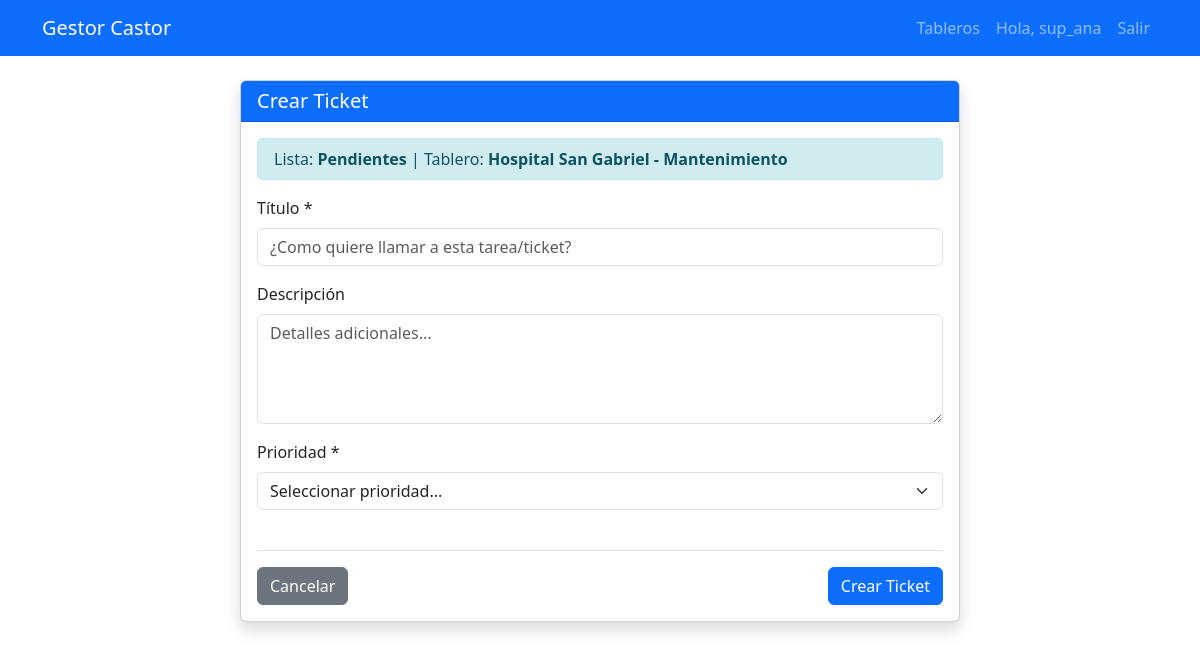
The app's page /tickets/crear/1/ (signed in) with its own data.
### apps/lista/models.py (models this page shows, shortened)
class Lista(models.Model):
    titulo = models.CharField(max_length=200)
    orden = models.PositiveIntegerField(default=1) # restrigimos a valores positivos iniciando en 1.
    tablero = models.ForeignKey('tablero.Tablero', on_delete=models.CASCADE, related_name='listas') # cada "columna" pertenece a un tablero.
    fecha_creacion = models.DateTimeField(auto_now_add=True)
    class Meta:
        ordering = ['orden'] # esto es para ordenar las "columnas"
        verbose_name = 'Lista'
        verbose_name_plural = 'Listas'
        unique_together = ('tablero', 'orden') # para que no se pueda posicionar una lista en el mismo lugar de otra. (el id de tablero junto al valor de orden son únicos)

### apps/tablero/models.py (models this page shows, shortened)
class Tablero(models.Model):
    titulo = models.CharField(max_length=100)
    descripcion = models.TextField(blank=True, null=True)
    creado_por = models.ForeignKey(User, on_delete=models.CASCADE, related_name='tableros_creados')
    fecha_creacion = models.DateTimeField(auto_now_add=True)

### apps/ticket/views.py (the view, shortened to what this page needs)
# urls.py: path('crear/<int:lista_pk>/', TicketCreateView.as_view(), name='crear_ticket'),
class TicketCreateView(LoginRequiredMixin, PermissionRequiredMixin, CreateView):
    model = Ticket
    template_name = 'ticket/ticket_form.html'
    fields = ['titulo', 'descripcion', 'prioridad']
    permission_required = 'ticket.add_ticket'
    def _get_lista(self):
        return get_object_or_404(
            Lista.objects.filter(tablero__in=tableros_visibles_para_usuario(self.request.user)),
            pk=self.kwargs['lista_pk'],
        )
    def get_context_data(self, **kwargs):
        context = super().get_context_data(**kwargs)
        context['lista'] = self._get_lista()
        return context

### apps/usuario/permissions.py (called while the page is built)
def tableros_visibles_para_usuario(user):
    if user.is_superuser:
        return Tablero.objects.all()
    return Tablero.objects.filter(
        Q(creado_por=user) | Q(integrantes__usuario=user)
    ).distinct()

### templates/ticket/ticket_form.html (shortened to what this page needs)
{% extends 'base.html' %}
{% block content %}
<div class="container mt-4">
    <div class="row justify-content-center">
        <div class="col-md-8">
            <div class="card shadow">
                <div class="card-header {% if object %}bg-warning{% else %}bg-primary{% endif %} text-white">
                    <h5 class="mb-0">
                        {% if object %}Editar Ticket{% else %}Crear Ticket{% endif %}
                    </h5>
                </div>
                <div class="card-body">
                    <div class="alert alert-info py-2 mb-3">
                        {% if object %}
                            Lista: <strong>{{ object.lista.titulo }}</strong> |
                            Tablero: <strong>{{ object.lista.tablero.titulo }}</strong>
                        {% elif lista %}
                            Lista: <strong>{{ lista.titulo }}</strong> |
                            Tablero: <strong>{{ lista.tablero.titulo }}</strong>
                        {% endif %}
                    </div>
                    <form method="post"
                          action="{% if object %}{% url 'ticket:editar_ticket' object.pk %}{% else %}{% url 'ticket:crear_ticket' lista.pk %}{% endif %}">
                        <div class="mb-3">
                            <label for="id_titulo" class="form-label">Título *</label>
                            <input type="text"
                                   name="titulo"
                                   id="id_titulo"
                                   class="form-control"
                                   value="{% if object %}{{ object.titulo }}{% endif %}"
                                   required
                                   placeholder="¿Como quiere llamar a esta tarea/ticket?">
                        </div>
                        <div class="mb-3">
                            <label for="id_descripcion" class="form-label">Descripción</label>
                            <textarea name="descripcion"
                                      id="id_descripcion"
                                      class="form-control"
                                      rows="4"
                                      placeholder="Detalles adicionales...">{% if object %}{{ object.descripcion }}{% endif %}</textarea>
                        </div>
                        <div class="row">
                            <div class="col-md-12 mb-3">
                                <label for="id_prioridad" class="form-label">Prioridad *</label>
                                <select name="prioridad" id="id_prioridad" class="form-select" required>
                                    <option value="">Seleccionar prioridad...</option>
                                </select>
                            </div>
                        </div>
                        <div class="d-flex justify-content-between mt-4 pt-3 border-top">
                            {% if object %}
                                <a href="{% url 'ticket:detalle_ticket' object.id %}" class="btn btn-secondary">
                                    <i class="bi bi-arrow-left"></i> Cancelar
                                </a>
                            {% elif lista %}
                                <a href="{% url 'detalle_tablero' lista.tablero.id %}" class="btn btn-secondary">
                                     Cancelar
                                </a>
                            {% else %}
                                <a href="{% url 'detalle_tablero' tablero_pk %}" class="btn btn-secondary">
                                    <i class="bi bi-arrow-left"></i> Cancelar
                                </a>
                            {% endif %}
                            <button type="submit" class="btn {% if object %}btn-warning{% else %}btn-primary{% endif %}">
                                {% if object %}Guardar Cambios{% else %}Crear Ticket{% endif %}
                            </button>
                        </div>
                    </form>
                </div>
            </div>
        </div>
    </div>
</div>
{% endblock %}

### templates/base.html (shortened to what this page needs)
<!DOCTYPE html>
<html>
<head>
    <link href="https://cdn.jsdelivr.net/npm/bootstrap@5.3.0/dist/css/bootstrap.min.css" rel="stylesheet">
</head>
<body>
    <nav class="navbar navbar-expand-lg navbar-dark bg-primary mb-4">
        <div class="container">
            <a class="navbar-brand" href="{% url 'lista_tableros' %}">Gestor Castor</a>
            <div class="navbar-nav">
                {% if user.is_authenticated %}
                    <a class="nav-link" href="{% url 'lista_tableros' %}">Tableros</a>
                    <a class="nav-link" href="{% url 'usuario:perfil' %}">Hola, {{ user.username }}</a>
                    <form method="post" action="{% url 'usuario:logout' %}" class="d-inline">
                        <button type="submit" class="nav-link btn btn-link">Salir</button>
                    </form>
                {% else %}
                    <a class="nav-link" href="{% url 'usuario:login' %}">Ingresar</a>
                {% endif %}
            </div>
        </div>
    </nav>
    <div class="container mt-3">
        {% block content %}{% endblock %}
    </div>
</body>
</html>

### templates/ticket/ticket_form.html (style rules this page uses)
.alert-info { background-color: #d1ecf1; border-color: #bee5eb; color: #0c5460; }

### records on screen
Lista: titulo "Pendientes", tablero.titulo "Hospital San Gabriel - Mantenimiento"

### other values on screen
{{ user.username }} "sup_ana"
